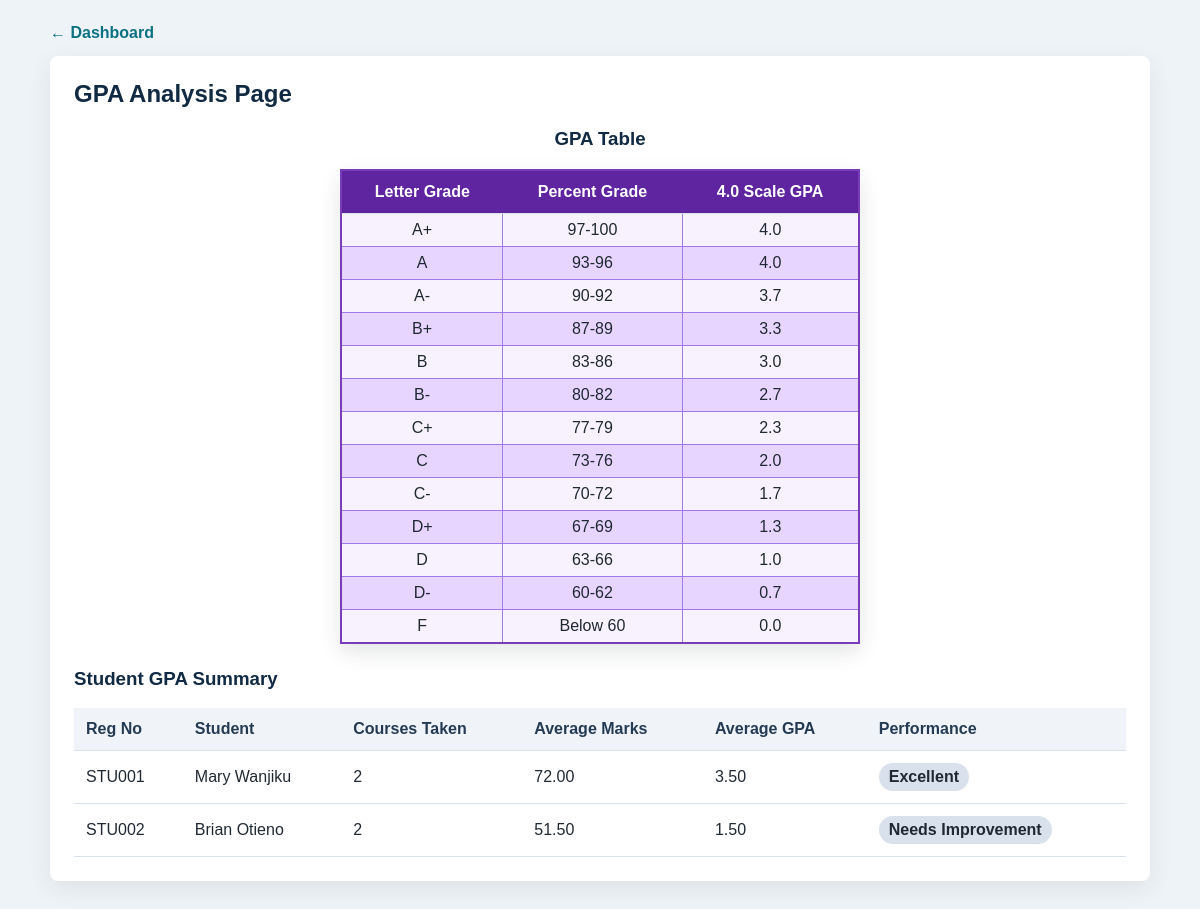
The app's page /results/gpa_analysis.php (signed in) with its own data.
### tables this page shows
CREATE TABLE students (
    id INT AUTO_INCREMENT PRIMARY KEY,
    reg_no VARCHAR(100),
    fullname VARCHAR(200),
    email VARCHAR(150),
    department VARCHAR(100)
);

### config/auth.php (called while the page is built, shortened)
<?php
function e($value) {
    return htmlspecialchars((string)$value, ENT_QUOTES, 'UTF-8');
}
function current_role() {
    return strtolower($_SESSION['role'] ?? '');
}
function student_scope_sql() {
    return "";
}
?>

### results/gpa_analysis.php (the view, shortened to what this page needs)
<?php
require_once '../config/auth.php';
include '../config/db.php';
$where = student_scope_sql();
$query = "SELECT students.id, students.reg_no, students.fullname,
                 COUNT(results.id) AS total_courses,
                 AVG(results.marks) AS average_marks,
                 AVG(results.gpa) AS average_gpa
          FROM students
          LEFT JOIN results ON students.id = results.student_id
          $where
          GROUP BY students.id, students.reg_no, students.fullname
          ORDER BY average_gpa DESC, students.fullname";
$result = mysqli_query($conn, $query);
$gpaScale = [
    ['A+', '97-100', '4.0'],
    ['A', '93-96', '4.0'],
    ['A-', '90-92', '3.7'],
    ['B+', '87-89', '3.3'],
    ['B', '83-86', '3.0'],
    ['B-', '80-82', '2.7'],
    ['C+', '77-79', '2.3'],
    ['C', '73-76', '2.0'],
    ['C-', '70-72', '1.7'],
    ['D+', '67-69', '1.3'],
    ['D', '63-66', '1.0'],
    ['D-', '60-62', '0.7'],
    ['F', 'Below 60', '0.0'],
];
?>
<!DOCTYPE html>
<html>
<head>
    <link rel="stylesheet" href="../assets/css/style.css">
</head>
<body>
<main class="page">
<a class="back-link" href="../dashboard.php">&larr; Dashboard</a>
<section class="panel">
<h2>GPA Analysis Page</h2>
<div class="gpa-table-card">
    <h3>GPA Table</h3>
    <table class="gpa-scale-table">
        <tr>
            <th>Letter Grade</th>
            <th>Percent Grade</th>
            <th>4.0 Scale GPA</th>
        </tr>
        <?php foreach($gpaScale as $grade){ ?>
        <tr>
            <td><?php echo e($grade[0]); ?></td>
            <td><?php echo e($grade[1]); ?></td>
            <td><?php echo e($grade[2]); ?></td>
        </tr>
        <?php } ?>
    </table>
</div>
<h3>Student GPA Summary</h3>
<table>
    <tr>
        <th>Reg No</th>
        <th>Student</th>
        <th>Courses Taken</th>
        <th>Average Marks</th>
        <th>Average GPA</th>
        <th>Performance</th>
    </tr>
    <?php while($row = mysqli_fetch_assoc($result)){
        $avgGpa = $row['average_gpa'] === null ? 0 : (float)$row['average_gpa'];
        $status = $avgGpa >= 3.5 ? 'Excellent' : ($avgGpa >= 2.5 ? 'Good' : ($avgGpa > 0 ? 'Needs Improvement' : 'No Marks Yet'));
    ?>
    <tr>
        <td><?php echo e($row['reg_no']); ?></td>
        <td><?php echo e($row['fullname']); ?></td>
        <td><?php echo e($row['total_courses']); ?></td>
        <td><?php echo $row['average_marks'] === null ? '0.00' : e(number_format($row['average_marks'], 2)); ?></td>
        <td><?php echo e(number_format($avgGpa, 2)); ?></td>
        <td><span class="badge"><?php echo e($status); ?></span></td>
    </tr>
    <?php } ?>
</table>
</section>
</main>
</body>
</html>

### assets/css/style.css (style rules this page uses)
body { font-family: Arial, sans-serif; background: #eef3f7; color: #1f2933; margin: 0; padding: 24px; }
.page { max-width: 1100px; margin: 0 auto; }
.panel { background: #fff; border-radius: 8px; box-shadow: 0 8px 24px rgba(31, 41, 51, 0.08); margin-bottom: 20px; padding: 24px; }
h1, h2, h3 { color: #102a43; margin-top: 0; }
.back-link { color: #0b7285; display: inline-block; font-weight: 700; margin-bottom: 14px; text-decoration: none; }
table { border-collapse: collapse; width: 100%; }
th, td { border-bottom: 1px solid #d9e2ec; padding: 12px; text-align: left; }
th { background: #f0f4f8; color: #243b53; }
.badge { background: #d9e2ec; border-radius: 999px; display: inline-block; font-weight: 700; padding: 5px 10px; }
.gpa-table-card { margin: 0 auto 24px; max-width: 520px; text-align: center; }
.gpa-scale-table { border: 2px solid #7a3db8; box-shadow: 0 8px 20px rgba(31, 41, 51, 0.12); }
.gpa-scale-table th { background: #5f249f; color: #fff; text-align: center; }
.gpa-scale-table td { border: 1px solid #9f7aea; padding: 7px 10px; text-align: center; }
.gpa-scale-table tr:nth-child(odd) td { background: #e8d5ff; }
.gpa-scale-table tr:nth-child(even) td { background: #f8f2ff; }

### records on screen
students: reg_no "STU001", fullname "Mary Wanjiku", total_courses "2", average_marks "72.00", avgGpa "3.50", status "Excellent"
students: reg_no "STU002", fullname "Brian Otieno", total_courses "2", average_marks "51.50", avgGpa "1.50", status "Needs Improvement"

### other values on screen
$grade[0] "A+"
$grade[1] "97-100"
$grade[2] "4.0"
$grade[0] "A"
$grade[1] "93-96"
$grade[0] "A-"
$grade[1] "90-92"
$grade[2] "3.7"
$grade[0] "B+"
$grade[1] "87-89"
$grade[2] "3.3"
$grade[0] "B"
$grade[1] "83-86"
$grade[2] "3.0"
$grade[0] "B-"
